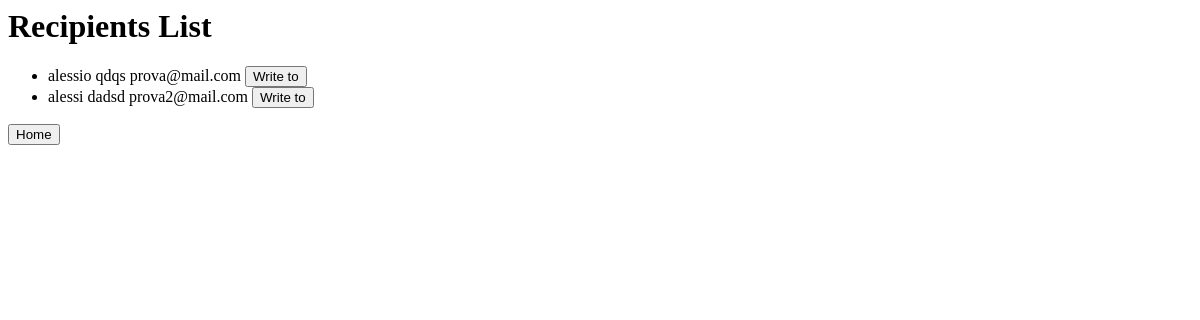
The page /recipients_list (signed in) on the database as committed earlier.
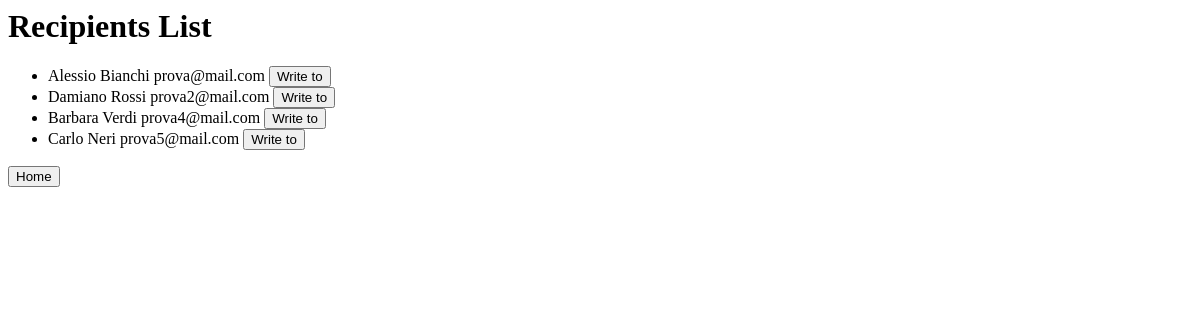
The same page on the database as committed later.
### monolith/database.py (models this page shows, shortened)
class User(db.Model):
    __tablename__ = 'user'
    id = db.Column(db.Integer, primary_key=True, autoincrement=True)
    email = db.Column(db.Unicode(128), unique=True, nullable=False)
    firstname = db.Column(db.Unicode(128))
    lastname = db.Column(db.Unicode(128))
    password = db.Column(db.Unicode(128))
    date_of_birth = db.Column(db.Date)
    is_active = db.Column(db.Boolean, default=True)
    is_admin = db.Column(db.Boolean, default=False)
    is_anonymous = False
    has_picture = db.Column(db.Boolean, default=False)  # has the user a personal profile picture
    '''
    TODO 2nd priority stuffs
    lottery_points = db.Column(db.integer, default=0)
    content_filter_enabled = db.Column(db.Boolean, default=False)
    '''
    sent_messages = db.relationship('Message', backref='sender', lazy=True)
    received_messages = db.relationship('Message_Recipient', backref='recipient', lazy=True)
    reported_messages = db.relationship('Report', backref='reporter', lazy=True)

### monolith/views/list.py (the view)
@list.route('/recipients_list',methods=['GET'])
def users_list():
    if current_user is not None and hasattr(current_user, 'id'):
        list_logic = ListLogic()
        recipients = list_logic.retrieving_recipients(current_user.id)
        return render_template("recipients_list.html", users=recipients)
    else:
        return redirect('/login')

### monolith/auth.py (called while the page is built)
@login_manager.user_loader
def load_user(user_id):
    user = User.query.get(user_id)
    if user is not None:
        user._authenticated = True
    return user

### monolith/list_logic.py (called while the page is built, shortened)
    def retrieving_users(self, id):
        all_users = db.session.query(User).where(User.is_admin == False).where(User.id != id).where(User.is_active != False)
        return [a for a in all_users]

    def retrieving_users_in_blacklist(self, id):
        blacklist = db.session.query(Blacklist).where(or_(Blacklist.blocking_user_id == id, Blacklist.blocked_user_id == id))
        return [b for b in blacklist]

    def retrieving_recipients(self, id):
        all_users = self.retrieving_users(id)
        blacklist = self.retrieving_users_in_blacklist(id)
        return all_users

### monolith/templates/recipients_list.html
<html>
  <body>
    <h1>Recipients List</h1>
    <ul>
      {% for user in users: %}
      <li>
      {{user.firstname}} {{user.lastname}} {{user.email}}
      <button onclick="location.href = '/new_message?single_recipient={{user.email}}';" id="writeToButton" class="float-left submit-button">Write to</button>
      </li>
      {% endfor %}
    </ul>
    <button onclick="location.href = '/';" id="homeButton" class="float-left submit-button" >Home</button>
  </body>
</html>

Rows that differ between the two databases and show on the page:
changed User "prova@mail.com": firstname "alessio" → "Alessio"; lastname "qdqs" → "Bianchi"
changed User "prova2@mail.com": firstname "alessi" → "Damiano"; lastname "dadsd" → "Rossi"
added User: firstname "Barbara", lastname "Verdi", email "prova4@mail.com"
added User: firstname "Carlo", lastname "Neri", email "prova5@mail.com"
